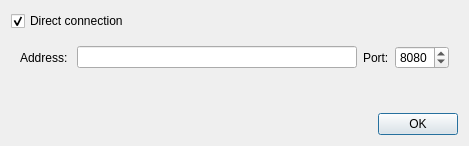
<ui version="4.0" >
 <class>ProxySettingsDialog</class>
 <widget class="QDialog" name="ProxySettingsDialog" >
  <property name="geometry" >
   <rect>
    <x>0</x>
    <y>0</y>
    <width>469</width>
    <height>146</height>
   </rect>
  </property>
  <property name="sizePolicy" >
   <sizepolicy vsizetype="MinimumExpanding" hsizetype="Preferred" >
    <horstretch>0</horstretch>
    <verstretch>0</verstretch>
   </sizepolicy>
  </property>
  <property name="windowTitle" >
   <string>Proxy settings</string>
  </property>
  <layout class="QVBoxLayout" name="verticalLayout" >
   <item>
    <widget class="QCheckBox" name="directConnection" >
     <property name="text" >
      <string>Direct connection</string>
     </property>
     <property name="checked" >
      <bool>true</bool>
     </property>
    </widget>
   </item>
   <item>
    <widget class="QWidget" native="1" name="proxyWidget" >
     <layout class="QHBoxLayout" name="horizontalLayout_3" >
      <item>
       <widget class="QLabel" name="label" >
        <property name="text" >
         <string>Address: </string>
        </property>
       </widget>
      </item>
      <item>
       <widget class="QLineEdit" name="address" />
      </item>
      <item>
       <widget class="QLabel" name="label_2" >
        <property name="text" >
         <string>Port:</string>
        </property>
       </widget>
      </item>
      <item>
       <widget class="QSpinBox" name="port" >
        <property name="maximum" >
         <number>9999</number>
        </property>
        <property name="value" >
         <number>8080</number>
        </property>
       </widget>
      </item>
     </layout>
    </widget>
   </item>
   <item>
    <spacer name="verticalSpacer" >
     <property name="orientation" >
      <enum>Qt::Vertical</enum>
     </property>
     <property name="sizeHint" stdset="0" >
      <size>
       <width>20</width>
       <height>10</height>
      </size>
     </property>
    </spacer>
   </item>
   <item>
    <layout class="QHBoxLayout" name="horizontalLayout" >
     <item>
      <spacer name="horizontalSpacer" >
       <property name="orientation" >
        <enum>Qt::Horizontal</enum>
       </property>
       <property name="sizeHint" stdset="0" >
        <size>
         <width>40</width>
         <height>20</height>
        </size>
       </property>
      </spacer>
     </item>
     <item>
      <widget class="QPushButton" name="okButton" >
       <property name="text" >
        <string>OK</string>
       </property>
      </widget>
     </item>
    </layout>
   </item>
  </layout>
 </widget>
 <resources/>
 <connections/>
</ui>
